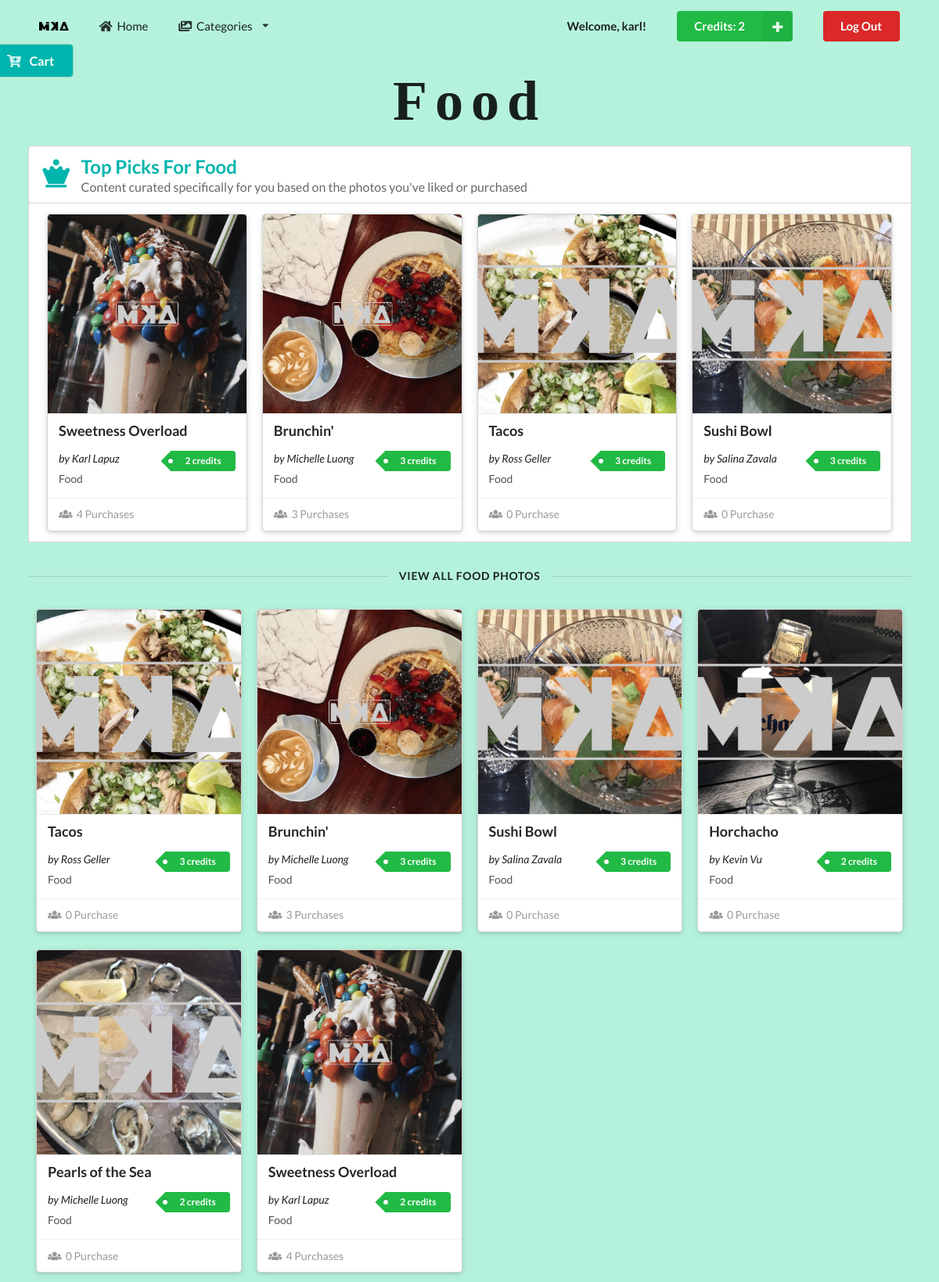
Screenshot of /food.php (signed in) with the database file from the repository.
### tables this page shows
CREATE TABLE `customer` (
  `customerID` int(11) NOT NULL,
  `username` varchar(256) DEFAULT NULL,
  `password` varchar(256) DEFAULT NULL,
  `firstName` varchar(256) DEFAULT NULL,
  `lastName` varchar(256) DEFAULT NULL,
  `userType` varchar(128) DEFAULT NULL,
  `credits` int(11) NOT NULL
);

CREATE TABLE `imageInfo` (
  `imageID` int(11) NOT NULL,
  `imageName` varchar(256) DEFAULT NULL,
  `category` varchar(256) DEFAULT NULL,
  `imagePath` varchar(256) DEFAULT NULL,
  `photographer` varchar(256) DEFAULT NULL,
  `credits` int(11) NOT NULL,
  `uploader` varchar(256) DEFAULT NULL,
  `purchases` int(11) DEFAULT NULL
);

### server.php (called while the page is built, shortened)
<?php
	function query($query) {
        $connect = mysqli_connect('localhost', 'mika', 'sesame', 'mika');
        $result = mysqli_query($connect, $query);
        while($row = mysqli_fetch_assoc($result)) {
            $set[] = $row;
        }
        if(!empty($set)) {
            return $set;
        }
	}
?>

### food.php (the view, shortened to what this page needs)
<?php
    include('server.php');
     $username = $_SESSION['username'];
     $userQuery = "SELECT * FROM customer WHERE username='$username';";
     $userResults = mysqli_query($db, $userQuery);
     if(mysqli_num_rows($userResults) == 1) {
         $user = mysqli_fetch_assoc($userResults);
         $userCredits = $user['credits'];
     }
?>
<!DOCTYPE html>
<html lang="en">
<head>
    <link rel="stylesheet" type="text/css" href="https://cdnjs.cloudflare.com/ajax/libs/semantic-ui/2.3.3/semantic.css">
    <link rel="stylesheet" type="text/css" href="style.css">
</head>
<body>
    <section class="category">
        <div class="pusher">
            <div id="navbar" class="ui container">
                <div class="ui large secondary menu">
                    <div class="logo header item">
                        <img src="assets/images/MikaLogo.png" alt="Logo">
                    </div>
                    <a class="item" href="profile.php">
                        <i class="home icon"></i>
                        Home
                    </a>
                    <div class="ui dropdown item">
                        <i class="images icon"></i>
                        Categories
                        <i class="dropdown icon"></i>
                    </div>
                    <div class="right menu">
                        <div class="ui item">
                            <p><strong>Welcome, <?php echo $_SESSION['username']; ?>!</strong></p>
                        </div>
                        <form method="post" action="food.php" class="ui item">
                            <button type="submit" name="add_credits"class="ui right labeled icon green button">
                            <i class="plus icon"></i>
                                Credits: <?php echo $userCredits ?>
                            </button>
                        </form>
                        <div class="ui item">
                            <a class="ui negative button" href="gallery.php?action=logout">Log Out</a>
                        </div>
                    </div>
                </div>
            </div>
            <div id="toggle" class="ui sticky teal large launch right attached fixed button">
                <i class="cart plus icon"></i>
                <span class="text">Cart</span>
            </div>
            <div class="ui center aligned header">
                <h1>Food</h1>
            </div>
            <div id="top-segment" class="ui center aligned container">
                <h2 class="ui teal top attached left aligned header">
                    <i class="chess queen icon"></i>
                    <div class="content">
                        Top Picks For Food
                        <div class="sub header">
                            Content curated specifically for you based on the photos you've liked or purchased
                        </div>
                    </div>
                </h2>
                <div class="ui raised attached segment">
                    <div class="ui four center aligned doubling stackable container cards">
                        <?php
                            $imagesQuery = "SELECT * FROM imageInfo WHERE category = 'food' ORDER BY purchases DESC;";
                            $images = $db->query($imagesQuery);
                            if(!empty($images)) {
                                for ($x = 0; $x < 4; $x++) {
                                    $images->data_seek($x);
                                    $row = $images->fetch_array(MYSQLI_ASSOC);
                                    $imageID = $row['imageID'];
                                    $imageName = $row['imageName'];
                                    $category = $row['category'];
                                    $imagePath = $row['imagePath'];
                                    $photographer = $row['photographer'];
                                    $credits = $row['credits'];
                                    $purchases = $row['purchases'];
                                    $creditString = "credit";
                                    $purchaseString = "Purchase";
                                    if ($credits > 1) $creditString = "credits";
                                    if ($purchases > 1) $purchaseString = "Purchases";
                                    ?>
                                    <form method="post" action="food.php?action=add&imageID=<?php echo $imageID ?>" class="ui column raised card">
                                        <div class="ui blurring dimmable image">
                                            <img src="<?php echo "images/MARKED_".$imagePath; ?>">
                                        </div>
                                        <div class="content">
                                            <h3 class="left aligned header"><?php echo $imageName; ?></h3>
                                            <div class="right floated meta">
                                                <p class="ui green tag label"><?php echo "$credits $creditString"; ?></p>
                                            </div>
                                            <div class="left aligned">
                                                <span><em>by <?php echo $photographer; ?></em></span>
                                            </div>
                                            <div class="left aligned description"><?php echo $category; ?>
                                            </div>
                                        </div>
                                        <div class="extra content">
                                            <span class="left floated">
                                                <i class="users icon"></i>
                                                <?php echo "$purchases $purchaseString"; ?>
                                            </span>
                                        </div>
                                    </form>
                                <?php } ?>
                        <?php } ?>
                    </div>
                </div>
            </div>
            <div class="ui horizontal divider container">
                VIEW ALL FOOD PHOTOS
            </div>
            <div class="ui four center aligned doubling stackable container cards">
                <?php
                    $imageProduct = query("SELECT * FROM imageInfo WHERE category = 'food';");
                    if(!empty($imageProduct)) {
                        foreach($imageProduct as $key => $value) {
                            $imageName = $imageProduct[$key]['imageName'];
                            $category = $imageProduct[$key]['category'];
                            $imagePath = $imageProduct[$key]['imagePath'];
                            $photographer = $imageProduct[$key]['photographer'];
                            $credits = $imageProduct[$key]['credits'];
                            $purchases = $imageProduct[$key]['purchases'];
                            $creditString = "credit";
                            $purchaseString = "Purchase";
                            if ($credits > 1) $creditString = "credits";
                            if ($purchases > 1) $purchaseString = "Purchases";
                ?>
                        <form method="post" action="food.php?action=add&imageID=<?php echo $imageProduct[$key]["imageID"]?>" class="ui column raised card">
                            <div class="ui blurring dimmable image">
                                <img src="<?php echo "images/MARKED_".$imagePath; ?>">
                            </div>
                            <div class="content">
                                <h3 class="left aligned header"><?php echo $imageName ?></h3>
                                <div class="right floated meta">
                                    <p class="ui green tag label"><?php echo "$credits $creditString" ?></p>
                                </div>
                                <div class="left aligned">
                                    <span><em>by <?php echo $photographer ?></em></span>
                                </div>
                                <div class="left aligned description"><?php echo $category ?>
                                </div>
                            </div>
                            <div class="extra content">
                                <span class="left floated">
                                    <i class="users icon"></i>
                                    <?php echo "$purchases $purchaseString" ?>
                                </span>
                            </div>
                        </form>
                <?php
                        }
                    }
                ?>
            </div>
        </div>
    </section>
</body>
</html>

### style.css (style rules this page uses)
h1 { font-family: phosphate; letter-spacing: 10px; font-size: 4em; }
#navbar { padding-top: 10px; }
.category { background-color: #b5f2dc; }
.category .divider { margin: 3% 0; }

### rows the page displays
customer: credits "2"
imageinfo: imagePath (picture), imageName "Sweetness Overload", credits "2", credits "credits", photographer "Karl Lapuz", category "Food", purchases "4", purchases "Purchases"
imageinfo: imagePath (picture), imageName "Brunchin'", credits "3", credits "credits", photographer "Michelle Luong", category "Food", purchases "3", purchases "Purchases"
imageinfo: imagePath (picture), imageName "Tacos", credits "3", credits "credits", photographer "Ross Geller", category "Food", purchases "0", purchaseString "Purchase"
imageinfo: imagePath (picture), imageName "Sushi Bowl", credits "3", credits "credits", photographer "Salina Zavala", category "Food", purchases "0", purchaseString "Purchase"
imageinfo: imagePath (picture), imageName "Horchacho", credits "2", credits "credits", photographer "Kevin Vu", category "Food", purchases "0", purchaseString "Purchase"
imageinfo: imagePath (picture), imageName "Pearls of the Sea", credits "2", credits "credits", photographer "Michelle Luong", category "Food", purchases "0", purchaseString "Purchase"

### other values shown
$_SESSION['username'] "karl"
